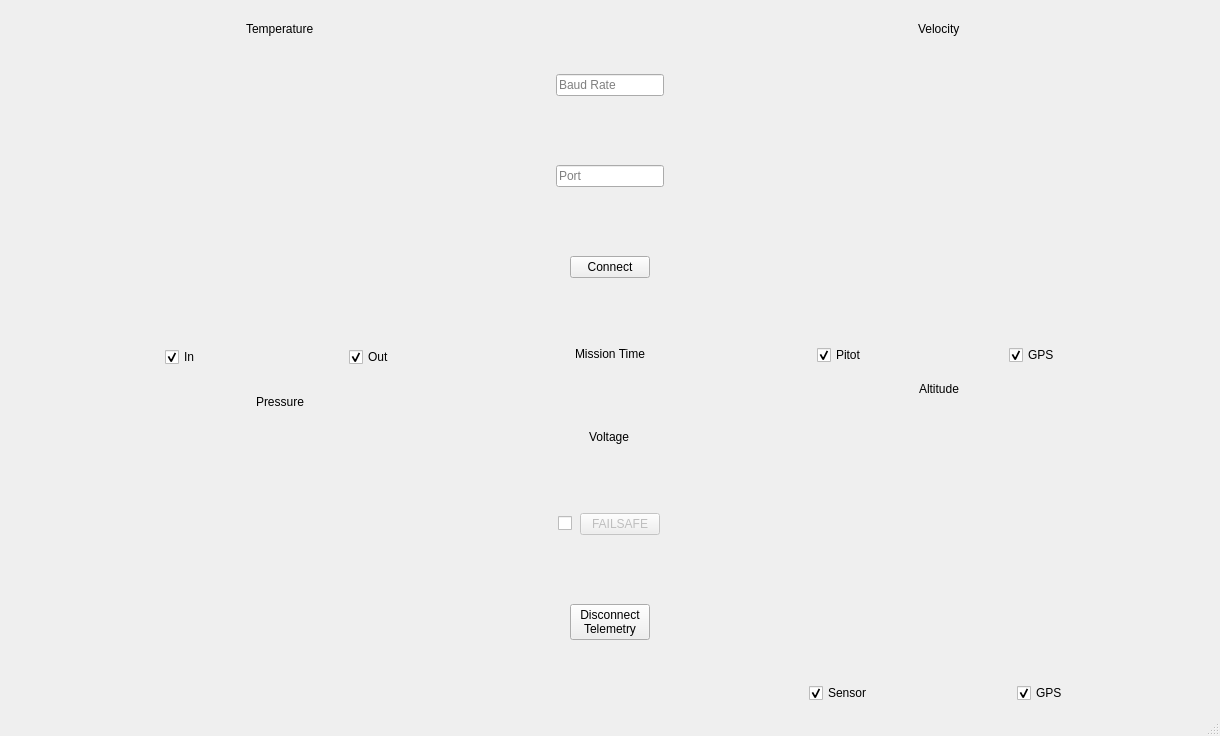
<?xml version="1.0" encoding="UTF-8"?>
<ui version="4.0">
 <class>MainWindow</class>
 <widget class="QMainWindow" name="MainWindow">
  <property name="geometry">
   <rect>
    <x>0</x>
    <y>0</y>
    <width>1220</width>
    <height>736</height>
   </rect>
  </property>
  <property name="sizePolicy">
   <sizepolicy hsizetype="Preferred" vsizetype="Preferred">
    <horstretch>0</horstretch>
    <verstretch>0</verstretch>
   </sizepolicy>
  </property>
  <property name="windowTitle">
   <string>CanSat '16 GCS</string>
  </property>
  <property name="tabShape">
   <enum>QTabWidget::Rounded</enum>
  </property>
  <property name="dockNestingEnabled">
   <bool>false</bool>
  </property>
  <widget class="QWidget" name="centralWidget">
   <property name="sizePolicy">
    <sizepolicy hsizetype="Preferred" vsizetype="Preferred">
     <horstretch>0</horstretch>
     <verstretch>0</verstretch>
    </sizepolicy>
   </property>
   <layout class="QHBoxLayout" name="horizontalLayout_3">
    <item>
     <layout class="QVBoxLayout" name="tempPressureLayout">
      <property name="sizeConstraint">
       <enum>QLayout::SetFixedSize</enum>
      </property>
      <item>
       <widget class="QWidget" name="widget_26" native="true">
        <property name="sizePolicy">
         <sizepolicy hsizetype="Minimum" vsizetype="Fixed">
          <horstretch>0</horstretch>
          <verstretch>0</verstretch>
         </sizepolicy>
        </property>
        <layout class="QHBoxLayout" name="horizontalLayout_26">
         <item>
          <widget class="QLabel" name="label_17">
           <property name="sizePolicy">
            <sizepolicy hsizetype="Fixed" vsizetype="Fixed">
             <horstretch>0</horstretch>
             <verstretch>0</verstretch>
            </sizepolicy>
           </property>
           <property name="text">
            <string>Temperature</string>
           </property>
          </widget>
         </item>
        </layout>
       </widget>
      </item>
      <item>
       <widget class="QWidget" name="temperatureWidget" native="true">
        <property name="sizePolicy">
         <sizepolicy hsizetype="MinimumExpanding" vsizetype="Preferred">
          <horstretch>0</horstretch>
          <verstretch>0</verstretch>
         </sizepolicy>
        </property>
        <layout class="QVBoxLayout" name="temperatureLayout_4">
         <property name="sizeConstraint">
          <enum>QLayout::SetDefaultConstraint</enum>
         </property>
         <item>
          <layout class="QVBoxLayout" name="temperatureLayout"/>
         </item>
        </layout>
       </widget>
      </item>
      <item>
       <widget class="QFrame" name="frame_4">
        <property name="sizePolicy">
         <sizepolicy hsizetype="Minimum" vsizetype="Fixed">
          <horstretch>0</horstretch>
          <verstretch>0</verstretch>
         </sizepolicy>
        </property>
        <layout class="QHBoxLayout" name="temperatureCheckLayout_4">
         <property name="sizeConstraint">
          <enum>QLayout::SetDefaultConstraint</enum>
         </property>
         <item>
          <widget class="QCheckBox" name="inTempCheck">
           <property name="sizePolicy">
            <sizepolicy hsizetype="Fixed" vsizetype="Fixed">
             <horstretch>0</horstretch>
             <verstretch>0</verstretch>
            </sizepolicy>
           </property>
           <property name="text">
            <string>In</string>
           </property>
           <property name="checked">
            <bool>true</bool>
           </property>
          </widget>
         </item>
         <item>
          <widget class="QCheckBox" name="outTempCheck">
           <property name="sizePolicy">
            <sizepolicy hsizetype="Fixed" vsizetype="Fixed">
             <horstretch>0</horstretch>
             <verstretch>0</verstretch>
            </sizepolicy>
           </property>
           <property name="text">
            <string>Out</string>
           </property>
           <property name="checked">
            <bool>true</bool>
           </property>
          </widget>
         </item>
        </layout>
       </widget>
      </item>
      <item>
       <widget class="QWidget" name="widget_27" native="true">
        <property name="sizePolicy">
         <sizepolicy hsizetype="Minimum" vsizetype="Fixed">
          <horstretch>0</horstretch>
          <verstretch>0</verstretch>
         </sizepolicy>
        </property>
        <layout class="QHBoxLayout" name="horizontalLayout_27">
         <item>
          <widget class="QLabel" name="label_18">
           <property name="sizePolicy">
            <sizepolicy hsizetype="Fixed" vsizetype="Fixed">
             <horstretch>0</horstretch>
             <verstretch>0</verstretch>
            </sizepolicy>
           </property>
           <property name="text">
            <string>Pressure</string>
           </property>
          </widget>
         </item>
        </layout>
       </widget>
      </item>
      <item>
       <widget class="QWidget" name="widget_28" native="true">
        <property name="sizePolicy">
         <sizepolicy hsizetype="MinimumExpanding" vsizetype="Preferred">
          <horstretch>0</horstretch>
          <verstretch>0</verstretch>
         </sizepolicy>
        </property>
        <layout class="QVBoxLayout" name="pressureLayout_4">
         <property name="sizeConstraint">
          <enum>QLayout::SetDefaultConstraint</enum>
         </property>
         <item>
          <layout class="QVBoxLayout" name="pressureLayout"/>
         </item>
        </layout>
       </widget>
      </item>
     </layout>
    </item>
    <item>
     <layout class="QVBoxLayout" name="midLayout">
      <property name="sizeConstraint">
       <enum>QLayout::SetFixedSize</enum>
      </property>
      <item>
       <layout class="QHBoxLayout" name="baudRateLayout">
        <item>
         <widget class="QLineEdit" name="baudRateEdit">
          <property name="sizePolicy">
           <sizepolicy hsizetype="Fixed" vsizetype="Fixed">
            <horstretch>0</horstretch>
            <verstretch>0</verstretch>
           </sizepolicy>
          </property>
          <property name="inputMask">
           <string/>
          </property>
          <property name="text">
           <string/>
          </property>
          <property name="placeholderText">
           <string>Baud Rate</string>
          </property>
         </widget>
        </item>
       </layout>
      </item>
      <item>
       <layout class="QHBoxLayout" name="portLayout">
        <item>
         <widget class="QLineEdit" name="portEdit">
          <property name="sizePolicy">
           <sizepolicy hsizetype="Fixed" vsizetype="Fixed">
            <horstretch>0</horstretch>
            <verstretch>0</verstretch>
           </sizepolicy>
          </property>
          <property name="text">
           <string/>
          </property>
          <property name="placeholderText">
           <string>Port</string>
          </property>
         </widget>
        </item>
       </layout>
      </item>
      <item>
       <layout class="QHBoxLayout" name="connectLayout">
        <item>
         <widget class="QPushButton" name="connectButton">
          <property name="sizePolicy">
           <sizepolicy hsizetype="Fixed" vsizetype="Fixed">
            <horstretch>0</horstretch>
            <verstretch>0</verstretch>
           </sizepolicy>
          </property>
          <property name="text">
           <string>Connect</string>
          </property>
         </widget>
        </item>
       </layout>
      </item>
      <item>
       <layout class="QHBoxLayout" name="missionTimeLayout">
        <item>
         <widget class="QLabel" name="missionTimeText">
          <property name="sizePolicy">
           <sizepolicy hsizetype="Fixed" vsizetype="Fixed">
            <horstretch>0</horstretch>
            <verstretch>0</verstretch>
           </sizepolicy>
          </property>
          <property name="text">
           <string>Mission Time</string>
          </property>
         </widget>
        </item>
       </layout>
      </item>
      <item>
       <layout class="QHBoxLayout" name="voltageLayout">
        <item>
         <widget class="QLabel" name="voltageText">
          <property name="sizePolicy">
           <sizepolicy hsizetype="Fixed" vsizetype="Fixed">
            <horstretch>0</horstretch>
            <verstretch>0</verstretch>
           </sizepolicy>
          </property>
          <property name="text">
           <string>Voltage</string>
          </property>
         </widget>
        </item>
       </layout>
      </item>
      <item>
       <layout class="QHBoxLayout" name="failsafeLayout">
        <item>
         <widget class="QCheckBox" name="failsafeCheck">
          <property name="sizePolicy">
           <sizepolicy hsizetype="Fixed" vsizetype="Fixed">
            <horstretch>0</horstretch>
            <verstretch>0</verstretch>
           </sizepolicy>
          </property>
          <property name="text">
           <string/>
          </property>
         </widget>
        </item>
        <item>
         <widget class="QPushButton" name="failsafeButton">
          <property name="enabled">
           <bool>false</bool>
          </property>
          <property name="sizePolicy">
           <sizepolicy hsizetype="Fixed" vsizetype="Fixed">
            <horstretch>0</horstretch>
            <verstretch>0</verstretch>
           </sizepolicy>
          </property>
          <property name="text">
           <string>FAILSAFE</string>
          </property>
          <property name="checkable">
           <bool>false</bool>
          </property>
          <property name="autoDefault">
           <bool>false</bool>
          </property>
          <property name="default">
           <bool>false</bool>
          </property>
          <property name="flat">
           <bool>false</bool>
          </property>
         </widget>
        </item>
       </layout>
      </item>
      <item>
       <layout class="QHBoxLayout" name="telemetryLayout">
        <item>
         <widget class="QPushButton" name="telemetryButton">
          <property name="sizePolicy">
           <sizepolicy hsizetype="Fixed" vsizetype="Fixed">
            <horstretch>0</horstretch>
            <verstretch>0</verstretch>
           </sizepolicy>
          </property>
          <property name="text">
           <string>Disconnect 
Telemetry</string>
          </property>
         </widget>
        </item>
       </layout>
      </item>
     </layout>
    </item>
    <item>
     <layout class="QVBoxLayout" name="altitudeVelocityLayout">
      <property name="sizeConstraint">
       <enum>QLayout::SetFixedSize</enum>
      </property>
      <item>
       <widget class="QWidget" name="widget_22" native="true">
        <property name="sizePolicy">
         <sizepolicy hsizetype="Minimum" vsizetype="Fixed">
          <horstretch>0</horstretch>
          <verstretch>0</verstretch>
         </sizepolicy>
        </property>
        <layout class="QHBoxLayout" name="horizontalLayout_24">
         <item>
          <widget class="QLabel" name="label_15">
           <property name="sizePolicy">
            <sizepolicy hsizetype="Fixed" vsizetype="Fixed">
             <horstretch>0</horstretch>
             <verstretch>0</verstretch>
            </sizepolicy>
           </property>
           <property name="text">
            <string>Velocity</string>
           </property>
          </widget>
         </item>
        </layout>
       </widget>
      </item>
      <item>
       <widget class="QWidget" name="widget_23" native="true">
        <property name="sizePolicy">
         <sizepolicy hsizetype="MinimumExpanding" vsizetype="Preferred">
          <horstretch>0</horstretch>
          <verstretch>0</verstretch>
         </sizepolicy>
        </property>
        <layout class="QVBoxLayout" name="velocityLayout_4">
         <property name="sizeConstraint">
          <enum>QLayout::SetDefaultConstraint</enum>
         </property>
         <item>
          <layout class="QVBoxLayout" name="velocityLayout"/>
         </item>
        </layout>
       </widget>
      </item>
      <item>
       <widget class="QWidget" name="widget_24" native="true">
        <property name="sizePolicy">
         <sizepolicy hsizetype="Minimum" vsizetype="Fixed">
          <horstretch>0</horstretch>
          <verstretch>0</verstretch>
         </sizepolicy>
        </property>
        <layout class="QHBoxLayout" name="velocityCheckLayout_4">
         <item>
          <widget class="QCheckBox" name="pitotVelocityCheck">
           <property name="sizePolicy">
            <sizepolicy hsizetype="Fixed" vsizetype="Fixed">
             <horstretch>0</horstretch>
             <verstretch>0</verstretch>
            </sizepolicy>
           </property>
           <property name="text">
            <string>Pitot</string>
           </property>
           <property name="checked">
            <bool>true</bool>
           </property>
          </widget>
         </item>
         <item>
          <widget class="QCheckBox" name="gpsVelocityCheck">
           <property name="sizePolicy">
            <sizepolicy hsizetype="Fixed" vsizetype="Fixed">
             <horstretch>0</horstretch>
             <verstretch>0</verstretch>
            </sizepolicy>
           </property>
           <property name="text">
            <string>GPS</string>
           </property>
           <property name="checked">
            <bool>true</bool>
           </property>
          </widget>
         </item>
        </layout>
       </widget>
      </item>
      <item>
       <layout class="QHBoxLayout" name="horizontalLayout">
        <property name="sizeConstraint">
         <enum>QLayout::SetMinAndMaxSize</enum>
        </property>
        <item>
         <widget class="QLabel" name="label_16">
          <property name="sizePolicy">
           <sizepolicy hsizetype="Fixed" vsizetype="Fixed">
            <horstretch>0</horstretch>
            <verstretch>0</verstretch>
           </sizepolicy>
          </property>
          <property name="text">
           <string>Altitude</string>
          </property>
         </widget>
        </item>
       </layout>
      </item>
      <item>
       <widget class="QWidget" name="widget_25" native="true">
        <property name="sizePolicy">
         <sizepolicy hsizetype="MinimumExpanding" vsizetype="Preferred">
          <horstretch>0</horstretch>
          <verstretch>0</verstretch>
         </sizepolicy>
        </property>
        <layout class="QVBoxLayout" name="altitudeLayout_4">
         <property name="sizeConstraint">
          <enum>QLayout::SetDefaultConstraint</enum>
         </property>
         <item>
          <layout class="QVBoxLayout" name="altitudeLayout"/>
         </item>
        </layout>
       </widget>
      </item>
      <item>
       <layout class="QHBoxLayout" name="altitudeCheckLayout">
        <item>
         <widget class="QCheckBox" name="sensorAltitudeCheck">
          <property name="sizePolicy">
           <sizepolicy hsizetype="Fixed" vsizetype="Fixed">
            <horstretch>0</horstretch>
            <verstretch>0</verstretch>
           </sizepolicy>
          </property>
          <property name="text">
           <string>Sensor</string>
          </property>
          <property name="checked">
           <bool>true</bool>
          </property>
         </widget>
        </item>
        <item>
         <widget class="QCheckBox" name="gpsAltitudeCheck">
          <property name="sizePolicy">
           <sizepolicy hsizetype="Fixed" vsizetype="Fixed">
            <horstretch>0</horstretch>
            <verstretch>0</verstretch>
           </sizepolicy>
          </property>
          <property name="text">
           <string>GPS</string>
          </property>
          <property name="checked">
           <bool>true</bool>
          </property>
         </widget>
        </item>
       </layout>
      </item>
     </layout>
    </item>
   </layout>
   <zorder></zorder>
  </widget>
  <widget class="QMenuBar" name="menuBar">
   <property name="geometry">
    <rect>
     <x>0</x>
     <y>0</y>
     <width>1220</width>
     <height>25</height>
    </rect>
   </property>
  </widget>
  <widget class="QStatusBar" name="statusBar"/>
 </widget>
 <layoutdefault spacing="6" margin="11"/>
 <resources/>
 <connections/>
</ui>
